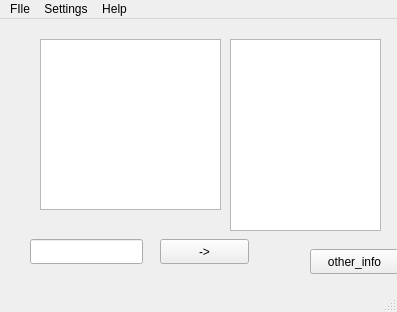
<?xml version="1.0" encoding="UTF-8"?>
<ui version="4.0">
 <class>MainWindow</class>
 <widget class="QMainWindow" name="MainWindow">
  <property name="geometry">
   <rect>
    <x>0</x>
    <y>0</y>
    <width>397</width>
    <height>312</height>
   </rect>
  </property>
  <property name="windowTitle">
   <string>MainWindow</string>
  </property>
  <widget class="QWidget" name="centralwidget">
   <widget class="QLineEdit" name="lineEdit">
    <property name="geometry">
     <rect>
      <x>30</x>
      <y>220</y>
      <width>113</width>
      <height>25</height>
     </rect>
    </property>
   </widget>
   <widget class="QPushButton" name="pushButton_2">
    <property name="geometry">
     <rect>
      <x>160</x>
      <y>220</y>
      <width>89</width>
      <height>25</height>
     </rect>
    </property>
    <property name="text">
     <string>-&gt;</string>
    </property>
   </widget>
   <widget class="QTextBrowser" name="textBrowser">
    <property name="geometry">
     <rect>
      <x>40</x>
      <y>20</y>
      <width>181</width>
      <height>171</height>
     </rect>
    </property>
   </widget>
   <widget class="QListWidget" name="listWidget">
    <property name="geometry">
     <rect>
      <x>230</x>
      <y>20</y>
      <width>151</width>
      <height>192</height>
     </rect>
    </property>
    <item>
     <property name="text">
      <string/>
     </property>
    </item>
   </widget>
   <widget class="QPushButton" name="pushButton">
    <property name="geometry">
     <rect>
      <x>310</x>
      <y>230</y>
      <width>89</width>
      <height>25</height>
     </rect>
    </property>
    <property name="text">
     <string>other_info</string>
    </property>
   </widget>
  </widget>
  <widget class="QMenuBar" name="menubar">
   <property name="geometry">
    <rect>
     <x>0</x>
     <y>0</y>
     <width>397</width>
     <height>22</height>
    </rect>
   </property>
   <widget class="QMenu" name="menuFIle">
    <property name="title">
     <string>FIle</string>
    </property>
    <addaction name="separator"/>
    <addaction name="actionConnect"/>
    <addaction name="actionDisconnect"/>
    <addaction name="actionSave"/>
    <addaction name="separator"/>
    <addaction name="actionExit"/>
   </widget>
   <widget class="QMenu" name="menuSettings">
    <property name="title">
     <string>Settings</string>
    </property>
    <addaction name="push_button"/>
    <addaction name="separator"/>
    <addaction name="actionusername"/>
    <addaction name="actionhost"/>
   </widget>
   <widget class="QMenu" name="menuHelp">
    <property name="title">
     <string>Help</string>
    </property>
    <addaction name="actionAbout"/>
   </widget>
   <addaction name="menuFIle"/>
   <addaction name="menuSettings"/>
   <addaction name="menuHelp"/>
  </widget>
  <widget class="QStatusBar" name="statusbar"/>
  <action name="actionConnect">
   <property name="text">
    <string>Connect</string>
   </property>
  </action>
  <action name="actionDisconnect">
   <property name="text">
    <string>Disconnect</string>
   </property>
  </action>
  <action name="actionSave">
   <property name="text">
    <string>Save</string>
   </property>
  </action>
  <action name="actionExit">
   <property name="text">
    <string>Exit</string>
   </property>
  </action>
  <action name="actionAbout">
   <property name="text">
    <string>About</string>
   </property>
  </action>
  <action name="push_button">
   <property name="text">
    <string>Status</string>
   </property>
  </action>
  <action name="actionusername">
   <property name="text">
    <string>username</string>
   </property>
  </action>
  <action name="actionhost">
   <property name="text">
    <string>host</string>
   </property>
  </action>
 </widget>
 <resources/>
 <connections/>
</ui>
